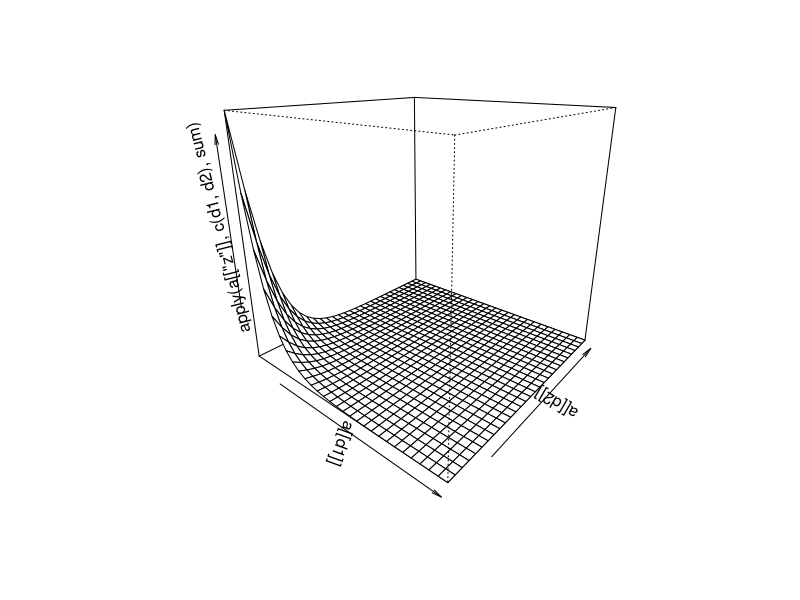
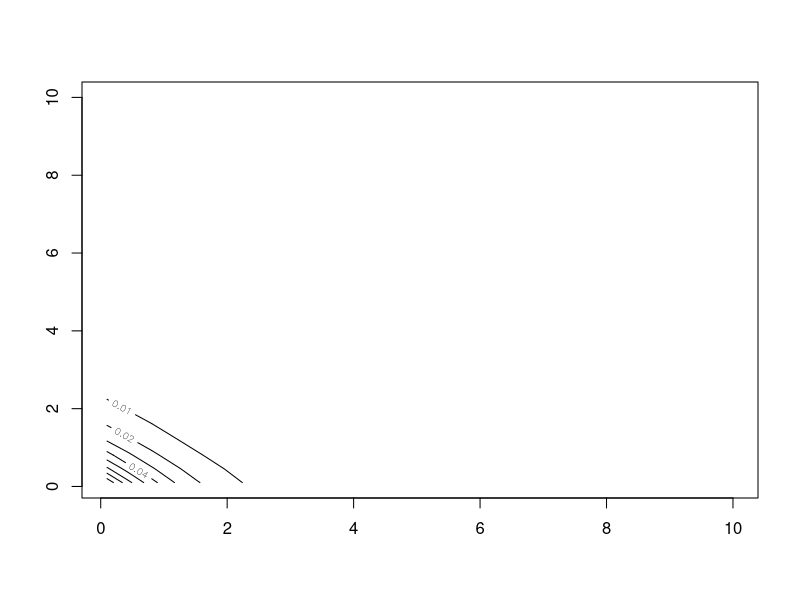
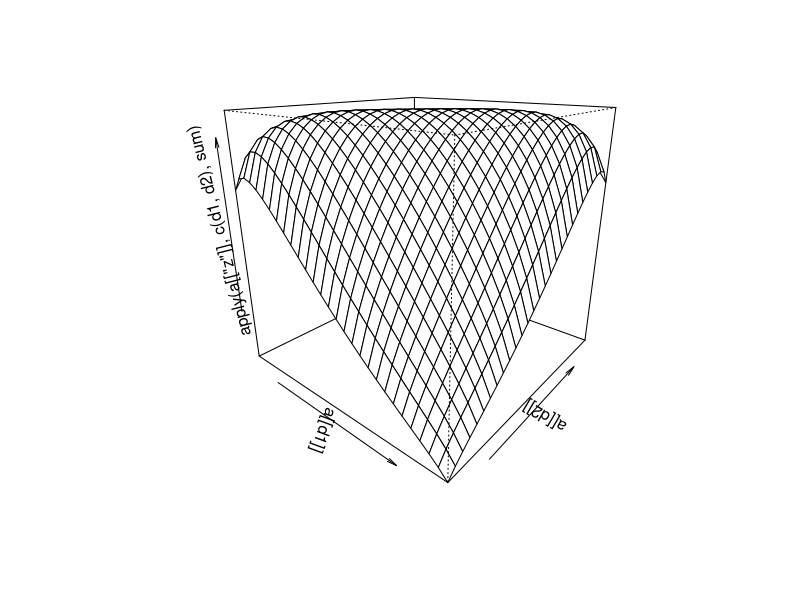
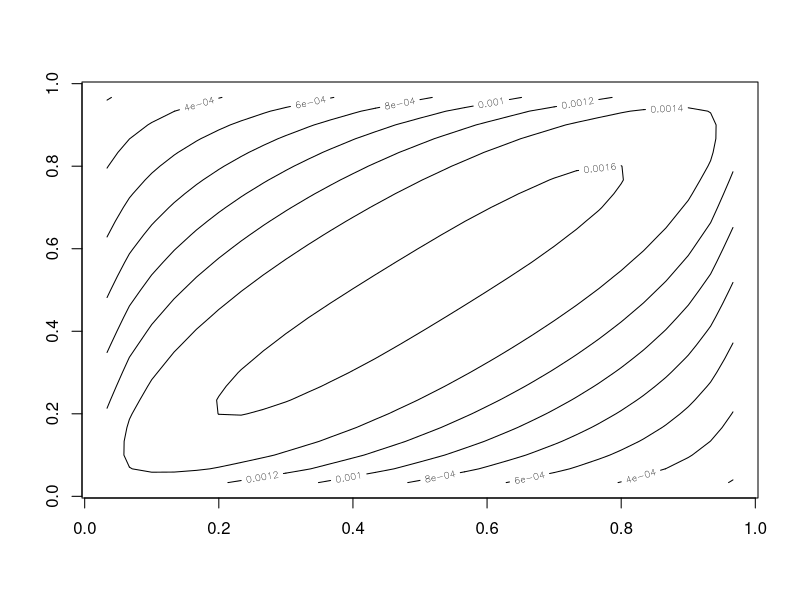
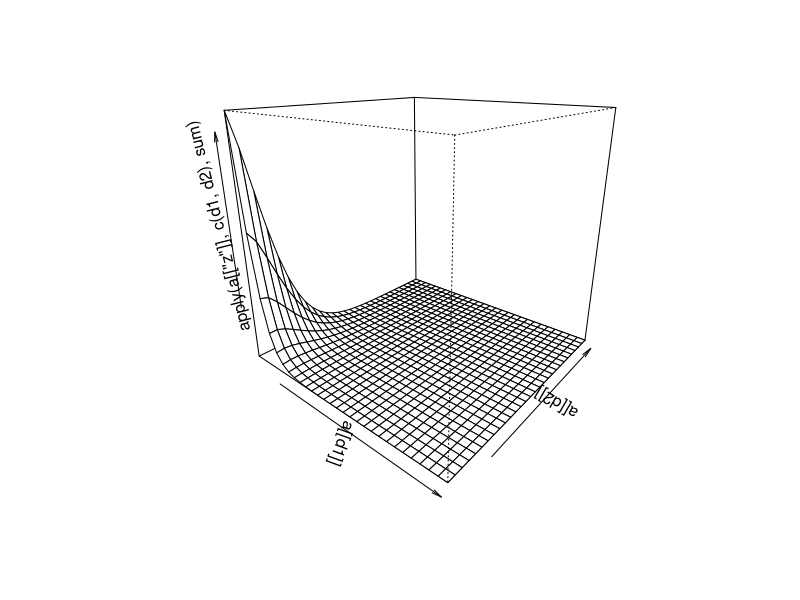
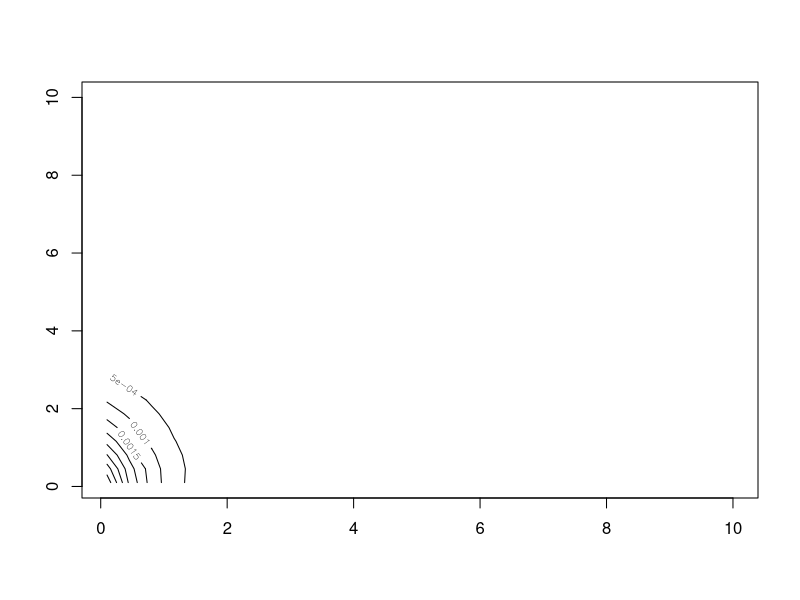
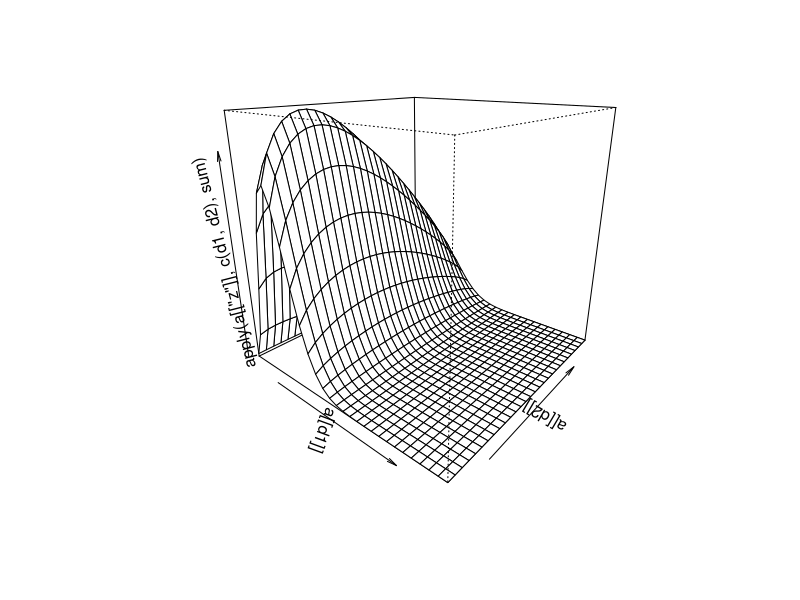
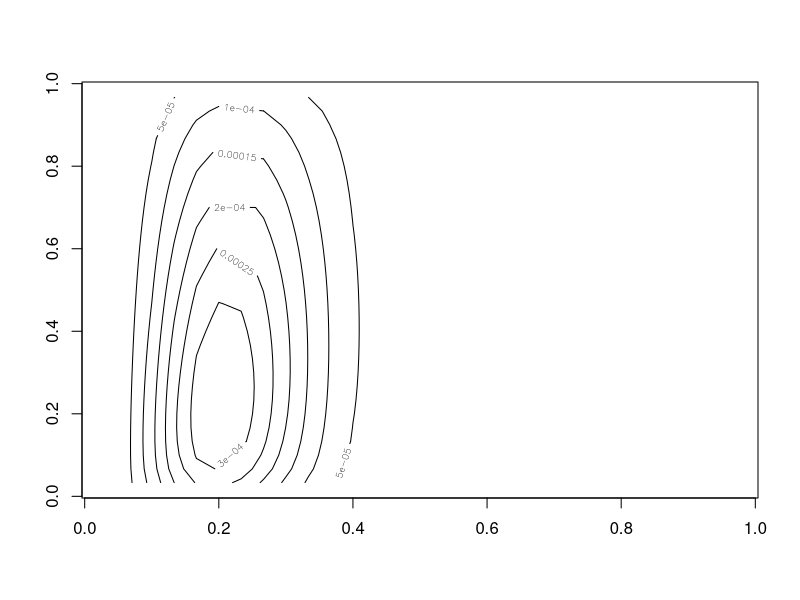

These figures' R source, in order:
## ---- chunk 1
rm(list=ls())

calculate_gamma_gamma_prior <- function(s0, s1, n) {
  gamma_seq <- seq(s0, s1, length=n)
  beta_seq <- seq(1/(n+1), n/(n+1), length=n)
  z <- array(NA, rep(n,4))
  for (i1 in 1:n) {
    for (i2 in 1:n) {
      for (j1 in 1:n) {
        for (j2 in 1:n) {
          z[i1,i2,j1,j2] <-
            dgamma(gamma_seq[i1], 1) *
            dgamma(gamma_seq[i2], 1) *
            dbeta(beta_seq[j1], 1+gamma_seq[i1], 1+gamma_seq[i2]) *
            dbeta(beta_seq[j2], 1+gamma_seq[i1], 1+gamma_seq[i2])
        }
      }
    }
  }
  cat("\n\nSum = ", round(sum(z),2), ".\n\n")
  z <- z / sum(z)
  a <- list(x1=gamma_seq, x2=gamma_seq, x3=beta_seq, x4=beta_seq, z=z)
  return(a)
}
tst1 <- calculate_gamma_gamma_prior(0.1, 10, 15)

calculate_likelihood <- function(x, n, prior, di) {
  d <- dim(prior$z)
  z <- dbinom(x, n, prior[[di]])
  a <- 
    list (x1=rep(1, d[1]), 
          x2=rep(1, d[2]),
          x3=rep(1, d[3]),
          x4=rep(1, d[4]))
  a[[di]] <- z                       
  return(a)
}
tst2 <- calculate_likelihood( 4, 20, tst1, 3)
tst3 <- calculate_likelihood(54, 60, tst1, 4)

calculate_posterior <- function(prior, li) {
  a <- prior
  a[["z"]] <- prior$z*outer(outer(outer(li$x1, li$x2), li$x3), li$x4)
  return(a)
}
tst4 <- calculate_posterior(tst1, tst2)
tst5 <- calculate_posterior(tst1, tst3)

gamma_gamma_prior <- calculate_gamma_gamma_prior(0.1, 10, 29)
prior_likelihood <- calculate_likelihood(4, 20, gamma_gamma_prior, 3)
nice_likelihood  <- calculate_likelihood(18, 60, gamma_gamma_prior, 4)
nasty_likelihood <- calculate_likelihood(54, 60, gamma_gamma_prior,4)
partial_posterior <- calculate_posterior(gamma_gamma_prior, prior_likelihood)
nice_posterior <- calculate_posterior(partial_posterior, nice_likelihood)
nasty_posterior <- calculate_posterior(partial_posterior, nasty_likelihood)

## ---- chunk 2

draw_surface <- function(d1, d2, a) {
  persp(x=a[[d1]], y=a[[d2]], z=apply(a[["z"]], c(d1,d2), sum), theta=40, phi=20)
  contour(x=a[[d1]], y=a[[d2]], z=apply(a[["z"]], c(d1,d2), sum))
}

draw_surface(1, 2, gamma_gamma_prior)
draw_surface(3, 4, gamma_gamma_prior)
draw_surface(1, 2, partial_posterior)
draw_surface(3, 4, partial_posterior)
draw_surface(1, 2, nice_posterior)
draw_surface(3, 4, nice_posterior)
draw_surface(1, 2, nasty_posterior)
draw_surface(3, 4, nasty_posterior)
## ---- chunk 3

calculate_beta_gamma_prior <- function(g0, g1, ng, nb) {
  gamma_seq <- seq(g0, g1, length=ng)
  beta_seq <- seq(1/(nb+1), nb/(nb+1), length=nb)
  z <- array(NA, c(nb,ng, nb, nb))
  for (i1 in 1:nb) {
    for (i2 in 1:ng) {
      for (j1 in 1:nb) {
        for (j2 in 1:nb) {
          alpha_h <- gamma_seq[i2]*beta_seq[i1]
          beta_h  <- gamma_seq[i2]*(1-beta_seq[i1])
          z[i1,i2,j1,j2] <-
            dbeta(beta_seq[i1], 1, 1) *
            dgamma(gamma_seq[i2], 2) *
            dbeta(beta_seq[j1], 1+gamma_seq[i1], 1+gamma_seq[i2]) *
            dbeta(beta_seq[j2], 1+gamma_seq[i1], 1+gamma_seq[i2])
        }
      }
    }
  }
  cat("\n\nSum = ", round(sum(z),2), ".\n\n")
  z <- z / sum(z)
  a <- list(x1=beta_seq, x2=gamma_seq, x3=beta_seq, x4=beta_seq, z=z)
  return(a)
}
tst1 <- calculate_beta_gamma_prior(0.1, 20, 50, 15)
tst2 <- calculate_likelihood( 4, 20, tst1, 3)
tst3 <- calculate_posterior(tst1, tst2)
tst4 <- calculate_likelihood(54, 60, tst1, 4)
tst5 <- calculate_posterior(tst3, tst4)

beta_gamma_prior <- calculate_beta_gamma_prior(0.1, 20, 50, 15)
prior_likelihood <- calculate_likelihood(4, 20, beta_gamma_prior, 3)
nice_likelihood  <- calculate_likelihood(18, 60, beta_gamma_prior, 4)
nasty_likelihood <- calculate_likelihood(54, 60, beta_gamma_prior,4)
partial_posterior <- calculate_posterior(beta_gamma_prior, prior_likelihood)
nice_posterior <- calculate_posterior(partial_posterior, nice_likelihood)
nasty_posterior <- calculate_posterior(partial_posterior, nasty_likelihood)
## ---- chunk 4
draw_surface(1, 2, beta_gamma_prior)
draw_surface(3, 4, beta_gamma_prior)
draw_surface(1, 2, partial_posterior)
draw_surface(3, 4, partial_posterior)
draw_surface(1, 2, nice_posterior)
draw_surface(3, 4, nice_posterior)
draw_surface(1, 2, nasty_posterior)
draw_surface(3, 4, nasty_posterior)
## ---- chunk 5
save.image("hierarchical-prior.RData")
